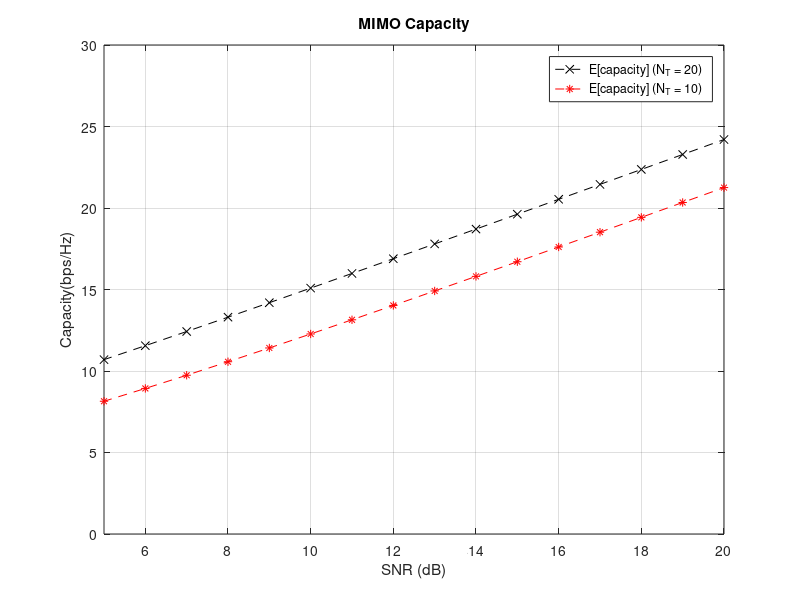

The MATLAB source for this figure:
clear variables; close all; clc;

rx = 4; % Number of Receive Antennas of MIMO 
tx = 20; % Number of Transmit Antennas of MIMO
tx_new = 10;

N_min = min(rx,tx); 
N_min_new = min(rx,tx_new);

vary = 20; 
SNR_dB =linspace(1,20,vary); % SNRdB
SNR = 10.^(SNR_dB/10); % SNR
N_itr = 1000;

I = eye(N_min);
I_new = eye(N_min_new);

capacity_mimo = zeros(1,vary);
capacity_mimo_new = zeros(1,vary);

for i = 1 : N_itr
    
    H = sqrt(0.5)*(randn(rx,tx) + 1j*randn(rx,tx));
    H_new = sqrt(0.5)*(randn(rx,tx_new) + 1j*randn(rx,tx_new));
    
    [~,V,~] = svd(H);
    [~,V_new,~] = svd(H_new);
    
    HH = H*H';
    H_newH_new = H_new*H_new';
  
    for i = 1:vary
                
        capacity_mimo(i) = capacity_mimo(i) + log(real(det(I + (SNR(i)/tx)*V(2,2)*HH )));
        capacity_mimo_new(i) = capacity_mimo_new(i) + log(real(det(I_new + (SNR(i)/tx_new)*V_new(3,3)*H_newH_new )));
    
    end
      
    
end

capacity_plot = capacity_mimo/N_itr;
capacity_plot_new = capacity_mimo_new/N_itr;
  
figure(1);
plot(SNR_dB,capacity_plot,'kx--', SNR_dB,capacity_plot_new,'r*--');
legend('E[capacity] (N_T = 20)','E[capacity] (N_T = 10)','location','best');
xlabel('SNR (dB)')
ylabel('Capacity(bps/Hz)')   
title('MIMO Capacity')
xlim([5,20]);
ylim([0,30]);
grid on;